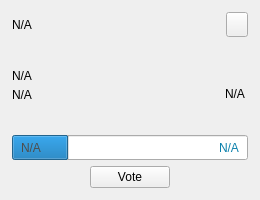
<?xml version="1.0" encoding="UTF-8"?>
<ui version="4.0">
 <class>ProposalCard</class>
 <widget class="QWidget" name="ProposalCard">
  <property name="geometry">
   <rect>
    <x>0</x>
    <y>0</y>
    <width>260</width>
    <height>200</height>
   </rect>
  </property>
  <property name="sizePolicy">
   <sizepolicy hsizetype="MinimumExpanding" vsizetype="MinimumExpanding">
    <horstretch>0</horstretch>
    <verstretch>0</verstretch>
   </sizepolicy>
  </property>
  <property name="minimumSize">
   <size>
    <width>260</width>
    <height>200</height>
   </size>
  </property>
  <property name="maximumSize">
   <size>
    <width>330</width>
    <height>200</height>
   </size>
  </property>
  <layout class="QVBoxLayout" name="verticalLayout_1">
   <property name="spacing">
    <number>0</number>
   </property>
   <property name="leftMargin">
    <number>0</number>
   </property>
   <property name="topMargin">
    <number>0</number>
   </property>
   <property name="rightMargin">
    <number>0</number>
   </property>
   <property name="bottomMargin">
    <number>0</number>
   </property>
   <item>
    <widget class="QWidget" name="card" native="true">
     <property name="sizePolicy">
      <sizepolicy hsizetype="Preferred" vsizetype="Minimum">
       <horstretch>0</horstretch>
       <verstretch>0</verstretch>
      </sizepolicy>
     </property>
     <property name="minimumSize">
      <size>
       <width>0</width>
       <height>200</height>
      </size>
     </property>
     <property name="styleSheet">
      <string notr="true"/>
     </property>
     <layout class="QVBoxLayout" name="verticalLayout_2" stretch="4,4,2,4">
      <property name="leftMargin">
       <number>12</number>
      </property>
      <property name="topMargin">
       <number>12</number>
      </property>
      <property name="rightMargin">
       <number>12</number>
      </property>
      <property name="bottomMargin">
       <number>12</number>
      </property>
      <item>
       <layout class="QHBoxLayout" name="horizontalLayout_1">
        <property name="spacing">
         <number>0</number>
        </property>
        <item>
         <widget class="QLabel" name="labelPropName">
          <property name="text">
           <string notr="true">N/A</string>
          </property>
         </widget>
        </item>
        <item>
         <spacer name="horizontalSpacer_1">
          <property name="orientation">
           <enum>Qt::Horizontal</enum>
          </property>
          <property name="sizeHint" stdset="0">
           <size>
            <width>40</width>
            <height>20</height>
           </size>
          </property>
         </spacer>
        </item>
        <item>
         <widget class="QPushButton" name="btnLink">
          <property name="sizePolicy">
           <sizepolicy hsizetype="Fixed" vsizetype="Fixed">
            <horstretch>0</horstretch>
            <verstretch>0</verstretch>
           </sizepolicy>
          </property>
          <property name="maximumSize">
           <size>
            <width>22</width>
            <height>25</height>
           </size>
          </property>
          <property name="cursor">
           <cursorShape>PointingHandCursor</cursorShape>
          </property>
          <property name="focusPolicy">
           <enum>Qt::NoFocus</enum>
          </property>
          <property name="text">
           <string/>
          </property>
         </widget>
        </item>
       </layout>
      </item>
      <item>
       <widget class="QWidget" name="widget" native="true">
        <layout class="QHBoxLayout" name="horizontalLayout_2">
         <property name="spacing">
          <number>0</number>
         </property>
         <property name="leftMargin">
          <number>0</number>
         </property>
         <property name="topMargin">
          <number>0</number>
         </property>
         <property name="rightMargin">
          <number>0</number>
         </property>
         <property name="bottomMargin">
          <number>0</number>
         </property>
         <item>
          <widget class="QWidget" name="containerAmount" native="true">
           <property name="sizePolicy">
            <sizepolicy hsizetype="Preferred" vsizetype="Fixed">
             <horstretch>0</horstretch>
             <verstretch>0</verstretch>
            </sizepolicy>
           </property>
           <layout class="QVBoxLayout" name="verticalLayout_3">
            <property name="spacing">
             <number>5</number>
            </property>
            <property name="sizeConstraint">
             <enum>QLayout::SetMinimumSize</enum>
            </property>
            <property name="leftMargin">
             <number>0</number>
            </property>
            <property name="topMargin">
             <number>0</number>
            </property>
            <property name="rightMargin">
             <number>0</number>
            </property>
            <property name="bottomMargin">
             <number>0</number>
            </property>
            <item alignment="Qt::AlignBottom">
             <widget class="QLabel" name="labelPropAmount">
              <property name="text">
               <string notr="true">N/A</string>
              </property>
             </widget>
            </item>
            <item>
             <widget class="QLabel" name="labelPropMonths">
              <property name="text">
               <string notr="true">N/A</string>
              </property>
             </widget>
            </item>
           </layout>
          </widget>
         </item>
         <item>
          <spacer name="horizontalSpacer_2">
           <property name="orientation">
            <enum>Qt::Horizontal</enum>
           </property>
           <property name="sizeHint" stdset="0">
            <size>
             <width>40</width>
             <height>20</height>
            </size>
           </property>
          </spacer>
         </item>
         <item alignment="Qt::AlignVCenter">
          <widget class="QLabel" name="labelStatus">
           <property name="styleSheet">
            <string notr="true">margin-top:16;</string>
           </property>
           <property name="text">
            <string notr="true">N/A</string>
           </property>
          </widget>
         </item>
        </layout>
       </widget>
      </item>
      <item>
       <widget class="QWidget" name="containerVotes" native="true">
        <property name="sizePolicy">
         <sizepolicy hsizetype="Preferred" vsizetype="Fixed">
          <horstretch>0</horstretch>
          <verstretch>0</verstretch>
         </sizepolicy>
        </property>
        <layout class="QGridLayout" name="gridLayout">
         <property name="leftMargin">
          <number>0</number>
         </property>
         <property name="topMargin">
          <number>0</number>
         </property>
         <property name="rightMargin">
          <number>0</number>
         </property>
         <property name="bottomMargin">
          <number>0</number>
         </property>
         <property name="spacing">
          <number>0</number>
         </property>
         <item row="0" column="0">
          <widget class="QProgressBar" name="votesBar">
           <property name="sizePolicy">
            <sizepolicy hsizetype="Expanding" vsizetype="Expanding">
             <horstretch>0</horstretch>
             <verstretch>0</verstretch>
            </sizepolicy>
           </property>
           <property name="minimumSize">
            <size>
             <width>0</width>
             <height>25</height>
            </size>
           </property>
           <property name="font">
            <font>
             <stylestrategy>NoAntialias</stylestrategy>
            </font>
           </property>
           <property name="value">
            <number>24</number>
           </property>
           <property name="textVisible">
            <bool>false</bool>
           </property>
          </widget>
         </item>
         <item row="0" column="0">
          <widget class="QWidget" name="containerText" native="true">
           <property name="minimumSize">
            <size>
             <width>0</width>
             <height>0</height>
            </size>
           </property>
           <layout class="QHBoxLayout" name="horizontalLayout_3">
            <property name="spacing">
             <number>0</number>
            </property>
            <property name="topMargin">
             <number>0</number>
            </property>
            <property name="bottomMargin">
             <number>0</number>
            </property>
            <item>
             <widget class="QLabel" name="labelNo">
              <property name="styleSheet">
               <string notr="true">color:#4D4D4D;</string>
              </property>
              <property name="text">
               <string notr="true">N/A</string>
              </property>
             </widget>
            </item>
            <item>
             <spacer name="horizontalSpacer_3">
              <property name="orientation">
               <enum>Qt::Horizontal</enum>
              </property>
              <property name="sizeHint" stdset="0">
               <size>
                <width>93</width>
                <height>20</height>
               </size>
              </property>
             </spacer>
            </item>
            <item>
             <widget class="QLabel" name="labelYes">
              <property name="styleSheet">
               <string notr="true">color:#0a80ab;</string>
              </property>
              <property name="text">
               <string notr="true">N/A</string>
              </property>
             </widget>
            </item>
           </layout>
          </widget>
         </item>
        </layout>
       </widget>
      </item>
      <item>
       <layout class="QHBoxLayout" name="horizontalLayout_4">
        <item>
         <spacer name="horizontalSpacer_4">
          <property name="orientation">
           <enum>Qt::Horizontal</enum>
          </property>
          <property name="sizeHint" stdset="0">
           <size>
            <width>40</width>
            <height>20</height>
           </size>
          </property>
         </spacer>
        </item>
        <item>
         <widget class="QPushButton" name="btnVote">
          <property name="minimumSize">
           <size>
            <width>80</width>
            <height>0</height>
           </size>
          </property>
          <property name="focusPolicy">
           <enum>Qt::NoFocus</enum>
          </property>
          <property name="styleSheet">
           <string notr="true"/>
          </property>
          <property name="text">
           <string>Vote</string>
          </property>
         </widget>
        </item>
        <item>
         <spacer name="horizontalSpacer_5">
          <property name="orientation">
           <enum>Qt::Horizontal</enum>
          </property>
          <property name="sizeHint" stdset="0">
           <size>
            <width>40</width>
            <height>20</height>
           </size>
          </property>
         </spacer>
        </item>
       </layout>
      </item>
     </layout>
    </widget>
   </item>
  </layout>
 </widget>
 <resources/>
 <connections/>
</ui>
